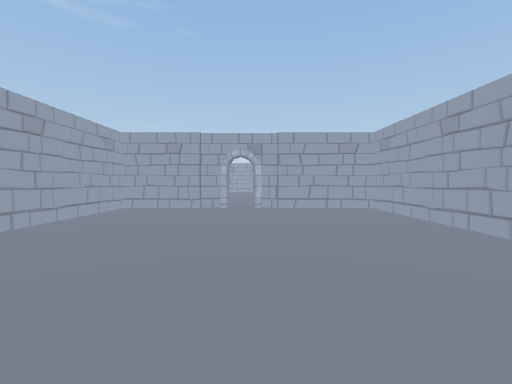
view 1 (above)

21 first-person views from a walk through a 3-D level made in the Unity game engine. The camera is 1.5 m above the floor, tilts 2° down and sees 85° across. The floor is counted in squares, 2 m on a side. Each view is taken from the middle of a square. On the plan, view 1 faces up. The plan holds only what a view shows up to about 10 squares ahead; the rest is blank. The place goes on beyond the plan.

view 2
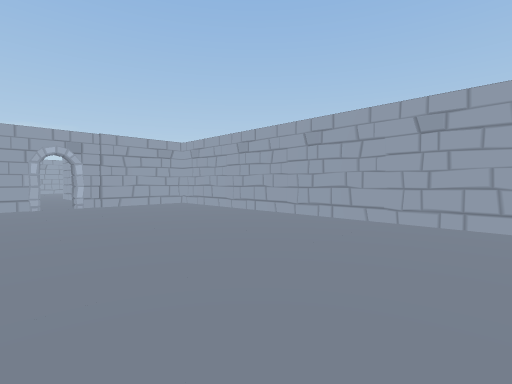

view 3
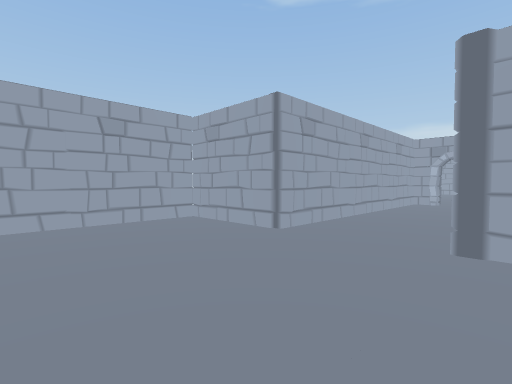

view 4
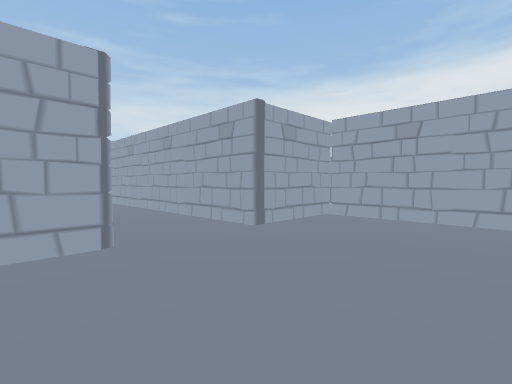

view 5
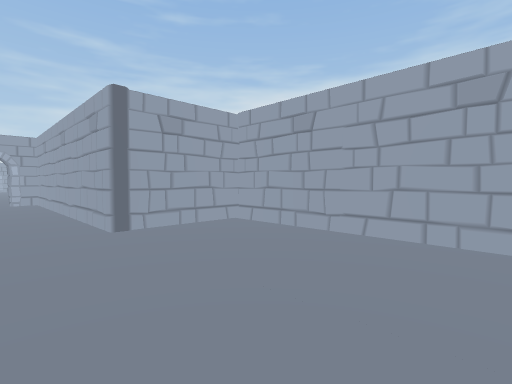

view 6
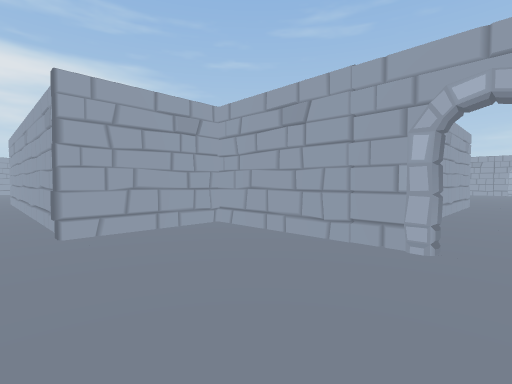

view 7
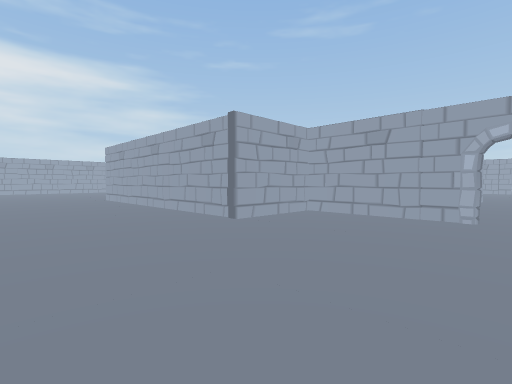

view 8
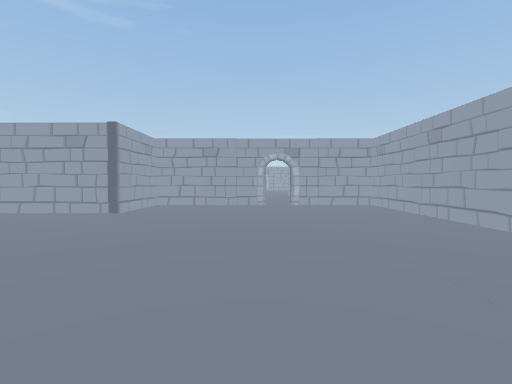

view 9
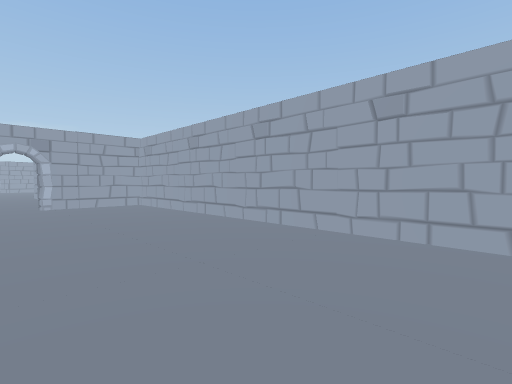

view 10
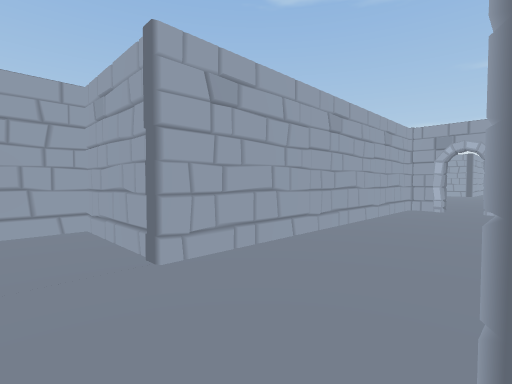

view 11
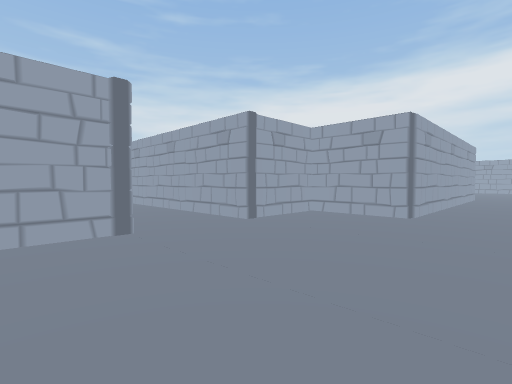

view 12
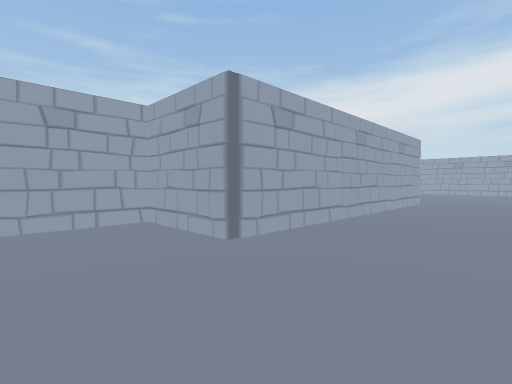

view 13
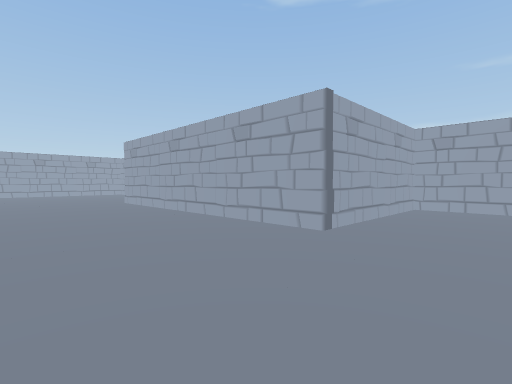

view 14
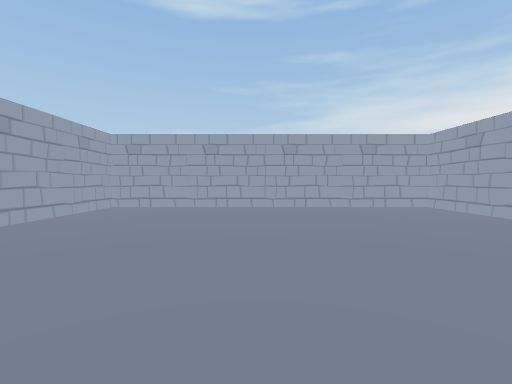

view 15
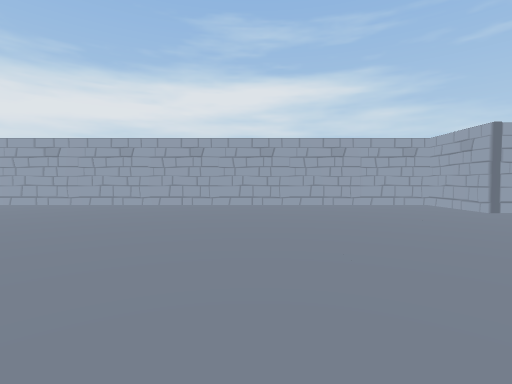

view 16
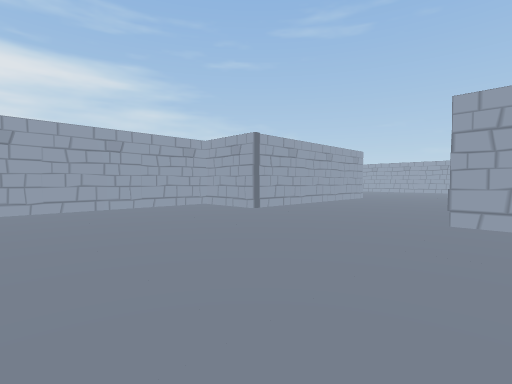

view 17
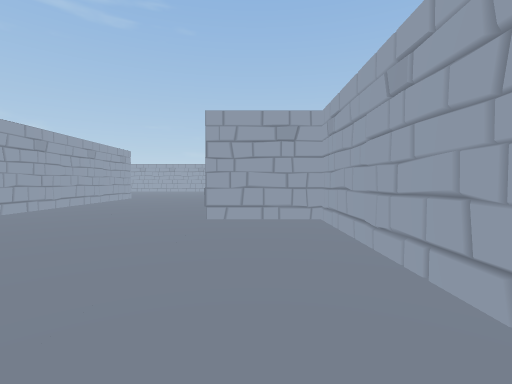

view 18
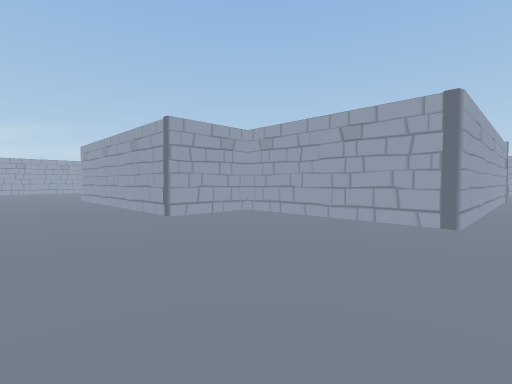

view 19
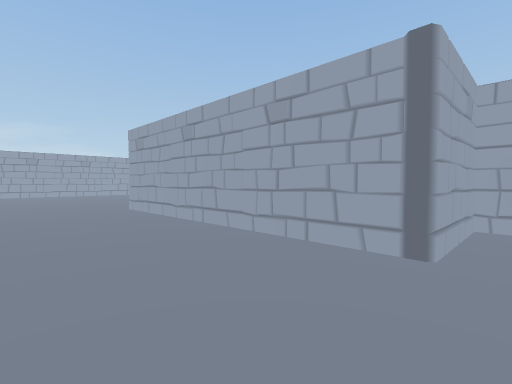

view 20
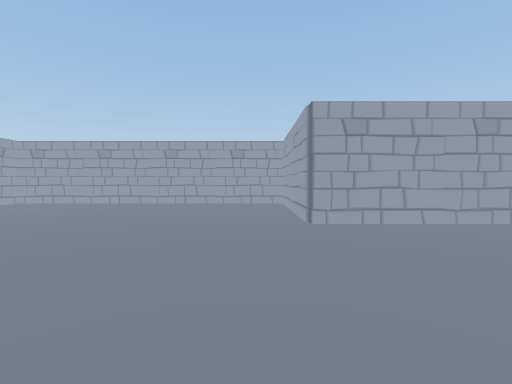

view 21
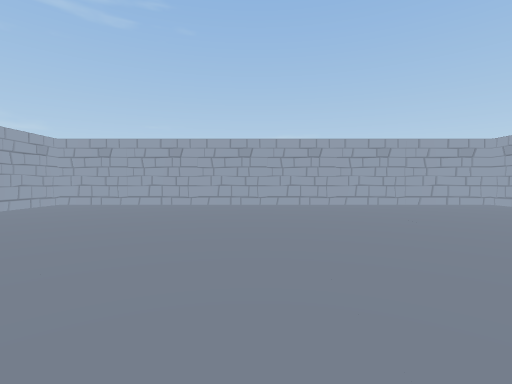

### Floor plan
Points are (right, up) in squares from view 1. A wall is a line through its corners. A room is listed if a view was taken in it or the views show most of it. See-through windows are left out.
Room 1 (views 1, 2, 3, 4, 5)
walls: (-0.7, 8.1) (-3.8, 8.1) (-3.8, -1.5) (-1.4, -1.5) (-1.4, -8.5) (-0.8, -8.5); (0.1, -8.5) (0.9, -8.5) (0.9, -1.5) (1, -1.5) (3.3, -1.5) (3.3, 8.1) (0, 8.1)
ways out: opening at (0, -9) to room 2
Room 2 (views 6, 7, 8, 9, 10, 11, 12, 13, 14, 15, 16, 17, 18, 19, 20, 21)
walls: (-15.1, -0.3) (-14.8, 0.2); (-19.8, -2) (-19.8, -6.4) (-22.2, -6.4) (-22.2, -20.4) (-12.7, -20.4) (-12.7, -15.8) (-4.3, -15.8) (-4.3, -18.2) (-1.9, -18.2) (-1.9, -24.3); (-15, 1) (-10.2, 1) (-10.2, 10.3) (-24.6, 10.3) (-24.6, 8.1); (-0.6, -8.7) (-4.3, -8.7) (-4.3, -11.2) (-12.7, -11.2) (-12.7, -6.4) (-15, -6.4) (-15, 0.8) (-14.4, 1.3); (-0.4, -25.2) (0.4, -25.2) (0.4, -18.2) (2.8, -18.2) (2.8, -8.7) (0.1, -8.7)
ways out: opening at (0, -9) to room 1; opening at (-1, -24)

Where each view was taken, in squares from view 1:
view 1: 0 up, 0 right, facing up
view 2: 1 down, 2 left, facing up-right
view 3: 2 up, 2 left, facing down-right
view 4: 2 up, 2 right, facing down-left
view 5: 3 up, 0 right, facing down-left
view 6: 12 down, 0 right, facing up-left
view 7: 15 down, 0 right, facing up-left
view 8: 18 down, 1 left, facing up
view 9: 18 down, 1 left, facing up-right
view 10: 17 down, 2 left, facing down-right
view 11: 14 down, 2 right, facing down-left
view 12: 13 down, 2 left, facing down-left
view 13: 12 down, 15 left, facing down-right
view 14: 12 down, 17 left, facing down
view 15: 12 down, 13 left, facing left
view 16: 12 down, 14 left, facing up-left
view 17: 12 down, 14 left, facing up
view 18: 12 down, 18 left, facing up-right
view 19: 7 down, 18 left, facing up-right
view 20: 2 up, 20 left, facing right
view 21: 1 up, 18 left, facing up
